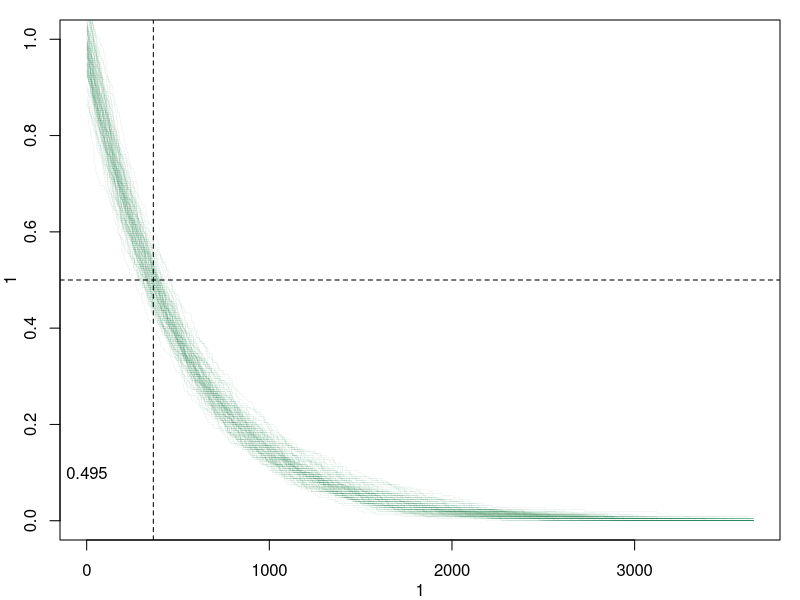
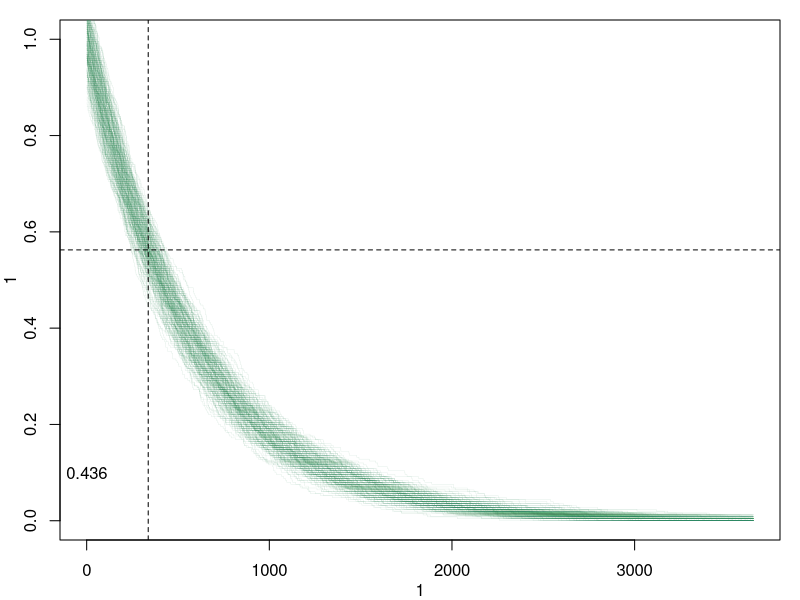
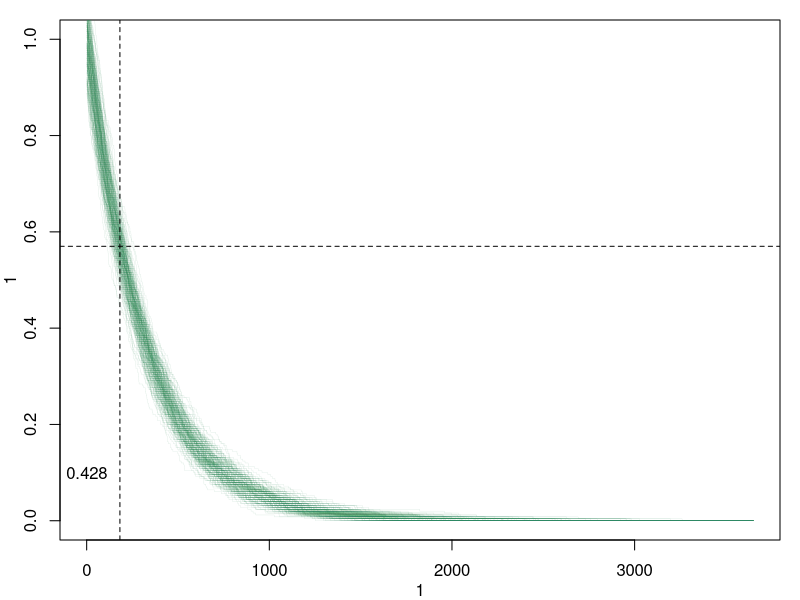

Reproduce these figures in R, in order.

## PrEP discontinuation calculation

# Given a certain proportion of MSM discontinuing PrEP by day X, what is the
# daily probability of discontinuing given a geometric distribution?

# Consider that 50% have discontinued after 1 year (365 days)
# This simulates the process with a 25% coverage level

# The daily drop off rate is function of the mean of the geometric distribution
# which relates to the median in the following form
1-(2^(-1/365))

# So the mean time on PrEP associated with a median of 365 is:
1/(1-(2^(-1/365)))

# Let's check it with a simulation:
sim <- function(med.dur = 365, cov = 0.25) {

  do.rate <- 1-(2^(-1/med.dur))

  pstat <- rbinom(1000, 1, cov)
  nprep <- sum(pstat == 1)

  nsteps <- 365 * 10

  for (i in 2:nsteps) {

    elig.stop <- which(pstat == 1)
    vec.stop <- rbinom(length(elig.stop), 1, do.rate)
    ids.stop <- elig.stop[which(vec.stop == 1)]
    if (length(ids.stop) > 0) {
      pstat[ids.stop] <- 0
    }
    nprep[i] <- sum(pstat == 1)
  }
  nprep <- nprep/(1000*cov)
  return(nprep)
}

# Run lots of simulations
med.dur <- 365
cov <- 0.25
sims <- replicate(100, sim(med.dur = med.dur, cov = cov))

# Plot the results
par(mar = c(3,3,1,1), mgp = c(2,1,0))
plot(x = 1, y = 1, type = "n", ylim = c(0, 1), xlim = c(0, 3650))
for (j in 1:ncol(sims)) {
  lines(sims[, j], lwd = 0.3, type = "s", col = adjustcolor("seagreen", alpha.f = 0.2))
}
abline(h = 0.5, v = med.dur, lty = 2)
text(1, 0.1, round(rowMeans(sims)[med.dur], 3))

# Next, given the CDF is: 1-(1-p)^k where p = is the rate parameter and k is the
# day. We need that since we have the cumulative proportion at week 48 (day 337)
# and want to calculate the rate associated with that propability

# If 50% drop off by 365 days, what proportion drop off at 337 days?
do.rate <- 1-(2^(-1/365))
cdf <- 1-(1-do.rate)^337
cdf

# Rearrange to solve for median
-((337*log(2))/log(1-cdf))

# create general function
cdf <- function(p, k) -((k*log(2))/log(1-p))

# Black proportion who had stopped at 48 weeks
cdf(0.4375, 337)

1-(1-(1-2^(-1/405.9874)))^337

# White proportion who had stopped at 48 weeks
cdf(0.1831, 337)

1-(1-(1-2^(-1/1155.025)))^337


# Plug it in and plot it
med.dur <- cdf(0.4375, 337)
cov <- 0.25
sims <- replicate(200, sim(med.dur = med.dur, cov = cov))

# Plot the results
par(mar = c(3,3,1,1), mgp = c(2,1,0))
plot(x = 1, y = 1, type = "n", ylim = c(0, 1), xlim = c(0, 3650))
for (j in 1:ncol(sims)) {
  lines(sims[, j], lwd = 0.3, type = "s", col = adjustcolor("seagreen", alpha.f = 0.2))
}
abline(h = 1 - 0.4375, v = 337, lty = 2)
text(1, 0.1, round(1 - rowMeans(sims)[337], 3))


# Update for new LA PrEP Model

# 57% retained at 6m, so 1-0.57 = overall proportion who had stopped at 6 months
cdf(0.43, 182)

med.dur <- cdf(0.43, 182)
cov <- 0.25
sims <- replicate(200, sim(med.dur = med.dur, cov = cov))

# Plot the results
par(mar = c(3,3,1,1), mgp = c(2,1,0))
plot(x = 1, y = 1, type = "n", ylim = c(0, 1), xlim = c(0, 3650))
for (j in 1:ncol(sims)) {
  lines(sims[, j], lwd = 0.3, type = "s", col = adjustcolor("seagreen", alpha.f = 0.2))
}
abline(h = 1 - 0.43, v = 182, lty = 2)
text(1, 0.1, round(1 - rowMeans(sims)[182], 3))
